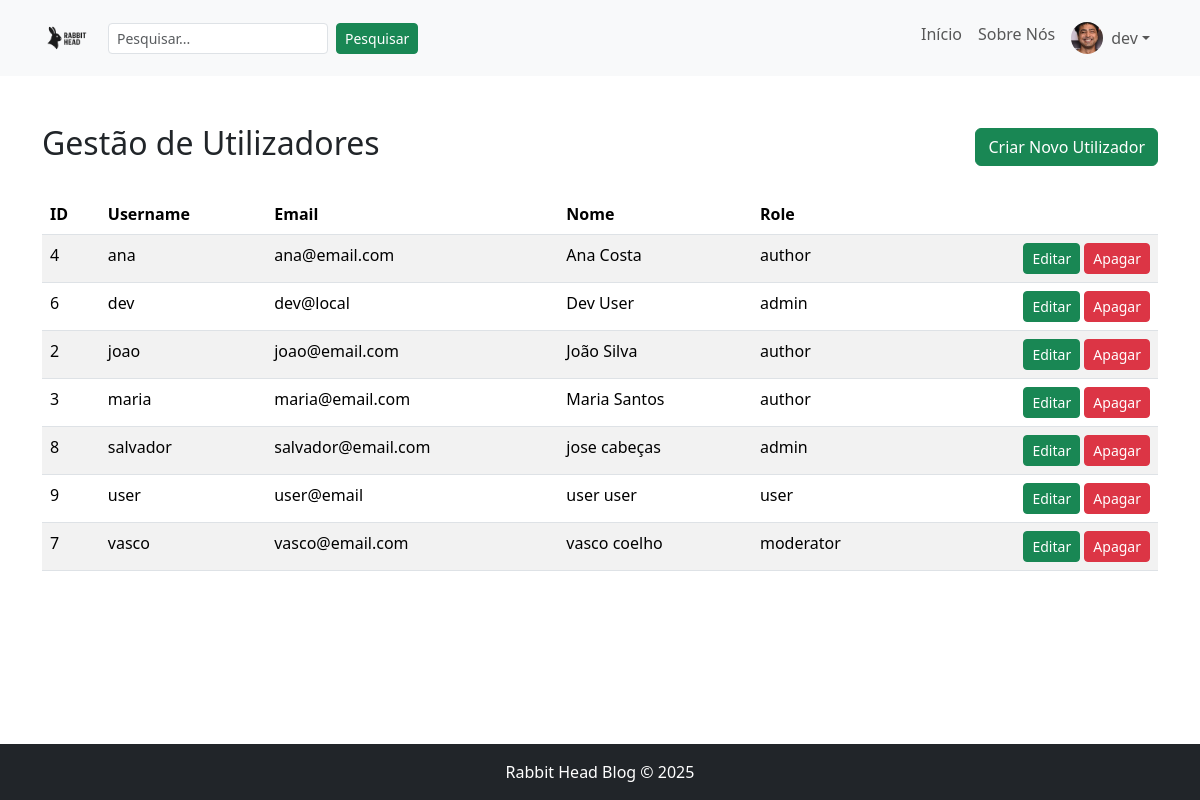
Screenshot of /admin/users.php (signed in) with the database file from the repository.
### tables this page shows
CREATE TABLE `users` (
  `id_user` int NOT NULL AUTO_INCREMENT,
  `username` varchar(50) NOT NULL,
  `email` varchar(100) NOT NULL,
  `first_name` varchar(50) DEFAULT NULL,
  `last_name` varchar(50) DEFAULT NULL,
  `foto` varchar(255) DEFAULT NULL,
  `password` varchar(255) NOT NULL,
  `salt` varchar(255) NOT NULL,
  `superuser` tinyint(1) DEFAULT '0',
  `avatar` varchar(255) DEFAULT NULL,
  `role` varchar(20) NOT NULL DEFAULT 'user',
  `biografia` text,
  PRIMARY KEY (`id_user`),
  UNIQUE KEY `username` (`username`),
  UNIQUE KEY `email` (`email`)
);

### admin/users.php (the view, shortened to what this page needs)
<?php
$conn = get_db();
$users = [];
$sql = 'SELECT id_user, username, email, first_name, last_name, role FROM Users ORDER BY username';
if ($res = $conn->query($sql)) { while ($u = $res->fetch_assoc()) $users[] = $u; $res->free(); }
function e($s){ return htmlspecialchars($s, ENT_QUOTES | ENT_SUBSTITUTE, 'UTF-8'); }
?>
<!DOCTYPE html>
<html lang="pt-pt">
<head>
    <link rel="stylesheet" href="../css/bootstrap.min.css">
    <link rel="stylesheet" href="../css/style.css">
</head>
<body>
<?php require_once __DIR__ . '/../partials/navbar.php'; ?>
<main class="container my-5">
    <div class="d-flex justify-content-between align-items-center mb-4">
        <h2>Gestão de Utilizadores</h2>
            <a class="btn btn-success" href="register_user.php">Criar Novo Utilizador</a>
    </div>
    <?php if (count($users) === 0): ?>
        <p>Nenhum utilizador encontrado.</p>
    <?php else: ?>
        <div class="table-responsive">
            <table class="table table-striped">
                <thead>
                    <tr>
                        <th>ID</th>
                        <th>Username</th>
                        <th>Email</th>
                        <th>Nome</th>
                        <th>Role</th>
                        <th></th>
                    </tr>
                </thead>
                <tbody>
                <?php foreach ($users as $u): ?>
                    <tr>
                        <td><?php echo e($u['id_user']); ?></td>
                        <td><?php echo e($u['username']); ?></td>
                        <td><?php echo e($u['email']); ?></td>
                        <td><?php echo e(trim(($u['first_name'] . ' ' . $u['last_name']))); ?></td>
                        <td><?php echo htmlspecialchars($u['role'] ?? 'user'); ?></td>
                        <td class="text-end">
                            <a class="btn btn-sm btn-success" href="register_user.php?id=<?php echo e($u['id_user']); ?>">Editar</a>
                            <a class="btn btn-sm btn-danger" href="delete_user.php?id=<?php echo e($u['id_user']); ?>" onclick="return confirm('Apagar este utilizador?');">Apagar</a>
                        </td>
                    </tr>
                <?php endforeach; ?>
                </tbody>
            </table>
        </div>
    <?php endif; ?>
</main>
<?php require_once __DIR__ . '/../partials/footer.php'; ?>
</body>
</html>

### css/style.css (style rules this page uses)
html, body { height: 100%; }
body { display: flex; flex-direction: column; min-height: 100vh; }
main { flex: 1 0 auto; }

### rows the page displays
users: id_user "4", username "ana", email "ana@email.com", first_name+last_name "Ana Costa", role "author"
users: id_user "6", username "dev", email "dev@local", first_name+last_name "Dev User", role "admin"
users: id_user "2", username "joao", email "joao@email.com", first_name+last_name "João Silva", role "author"
users: id_user "3", username "maria", email "maria@email.com", first_name+last_name "Maria Santos", role "author"
users: id_user "8", username "salvador", email "salvador@email.com", first_name+last_name "jose cabeças", role "admin"
users: id_user "9", username "user", email "user@email", first_name+last_name "user user", role "user"
users: id_user "7", username "vasco", email "vasco@email.com", first_name+last_name "vasco coelho", role "moderator"

### other values shown
$_SESSION['username'] "dev"
